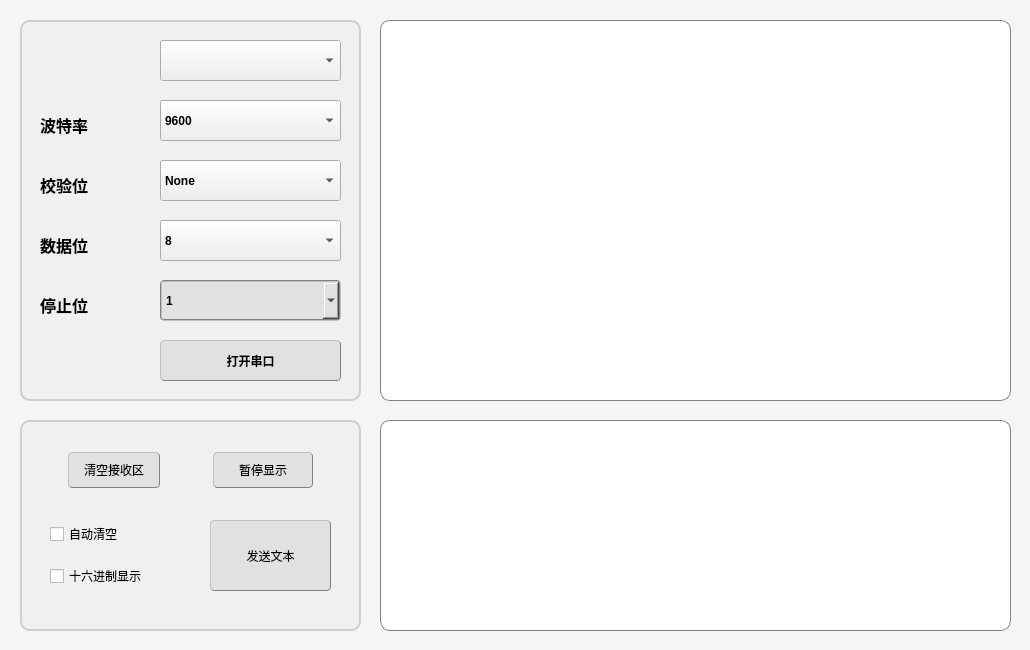
<?xml version="1.0" encoding="UTF-8"?>
<ui version="4.0">
 <class>Serial</class>
 <widget class="QMainWindow" name="Serial">
  <property name="geometry">
   <rect>
    <x>0</x>
    <y>0</y>
    <width>1030</width>
    <height>650</height>
   </rect>
  </property>
  <property name="minimumSize">
   <size>
    <width>1030</width>
    <height>650</height>
   </size>
  </property>
  <property name="maximumSize">
   <size>
    <width>1030</width>
    <height>650</height>
   </size>
  </property>
  <property name="windowTitle">
   <string>Serial</string>
  </property>
  <property name="layoutDirection">
   <enum>Qt::LeftToRight</enum>
  </property>
  <property name="styleSheet">
   <string notr="true">QMainWindow{
background-color: rgb(245, 245, 245);
}
</string>
  </property>
  <widget class="QWidget" name="centralwidget">
   <widget class="QGroupBox" name="groupBox">
    <property name="geometry">
     <rect>
      <x>20</x>
      <y>20</y>
      <width>341</width>
      <height>381</height>
     </rect>
    </property>
    <property name="styleSheet">
     <string notr="true">QGroupBox{
background-color: rgb(240, 240, 240);

border-width:2px;

border-style:solid;

border-radius: 10px;

border-color:rgb(207, 207, 207);

margin-top:0ex;

}

QGroupBox::title{

subcontrol-origin:margin;

subcontrol-position:top left;

left:10px;

margin-left:0px;

padding:0 1px;

}</string>
    </property>
    <property name="title">
     <string/>
    </property>
    <widget class="QComboBox" name="portBox">
     <property name="geometry">
      <rect>
       <x>140</x>
       <y>20</y>
       <width>181</width>
       <height>41</height>
      </rect>
     </property>
     <property name="font">
      <font>
       <weight>75</weight>
       <bold>true</bold>
      </font>
     </property>
     <property name="styleSheet">
      <string notr="true">QComboBox{background-color: rgb(225, 225, 225);border:2px groove gray;border-radius:4px;padding:2px 4px;border-style: outset;}
                                       QComboBox:hover{background-color:rgb(229, 241, 251); color: black;}
                                       QComboBox:pressed{background-color:rgb(204, 228, 247);border-style: inset;};</string>
     </property>
    </widget>
    <widget class="QComboBox" name="baudRateBox">
     <property name="geometry">
      <rect>
       <x>140</x>
       <y>80</y>
       <width>181</width>
       <height>41</height>
      </rect>
     </property>
     <property name="font">
      <font>
       <weight>75</weight>
       <bold>true</bold>
      </font>
     </property>
     <property name="styleSheet">
      <string notr="true">QComboBox{background-color: rgb(225, 225, 225);border:2px groove gray;border-radius:4px;padding:2px 4px;border-style: outset;}
                                       QComboBox:hover{background-color:rgb(229, 241, 251); color: black;}
                                       QComboBox:pressed{background-color:rgb(204, 228, 247);border-style: inset;};</string>
     </property>
     <item>
      <property name="text">
       <string>9600</string>
      </property>
     </item>
     <item>
      <property name="text">
       <string>19200</string>
      </property>
     </item>
     <item>
      <property name="text">
       <string>38400</string>
      </property>
     </item>
     <item>
      <property name="text">
       <string>57600</string>
      </property>
     </item>
     <item>
      <property name="text">
       <string>115200</string>
      </property>
     </item>
    </widget>
    <widget class="QComboBox" name="ParityBox">
     <property name="geometry">
      <rect>
       <x>140</x>
       <y>140</y>
       <width>181</width>
       <height>41</height>
      </rect>
     </property>
     <property name="font">
      <font>
       <weight>75</weight>
       <bold>true</bold>
      </font>
     </property>
     <property name="styleSheet">
      <string notr="true">QComboBox{background-color: rgb(225, 225, 225);border:2px groove gray;border-radius:4px;padding:2px 4px;border-style: outset;}
                                       QComboBox:hover{background-color:rgb(229, 241, 251); color: black;}
                                       QComboBox:pressed{background-color:rgb(204, 228, 247);border-style: inset;};</string>
     </property>
     <item>
      <property name="text">
       <string>None</string>
      </property>
     </item>
    </widget>
    <widget class="QComboBox" name="DateBitsBox">
     <property name="geometry">
      <rect>
       <x>140</x>
       <y>200</y>
       <width>181</width>
       <height>41</height>
      </rect>
     </property>
     <property name="font">
      <font>
       <weight>75</weight>
       <bold>true</bold>
      </font>
     </property>
     <property name="styleSheet">
      <string notr="true">QComboBox{background-color: rgb(225, 225, 225);border:2px groove gray;border-radius:4px;padding:2px 4px;border-style: outset;}
                                       QComboBox:hover{background-color:rgb(229, 241, 251); color: black;}
                                       QComboBox:pressed{background-color:rgb(204, 228, 247);border-style: inset;};</string>
     </property>
     <item>
      <property name="text">
       <string>8</string>
      </property>
     </item>
     <item>
      <property name="text">
       <string>7</string>
      </property>
     </item>
     <item>
      <property name="text">
       <string>6</string>
      </property>
     </item>
     <item>
      <property name="text">
       <string>5</string>
      </property>
     </item>
    </widget>
    <widget class="QComboBox" name="stopBitsBox">
     <property name="geometry">
      <rect>
       <x>140</x>
       <y>260</y>
       <width>181</width>
       <height>41</height>
      </rect>
     </property>
     <property name="font">
      <font>
       <weight>75</weight>
       <bold>true</bold>
      </font>
     </property>
     <property name="styleSheet">
      <string notr="true">QComboBox{border:2px groove gray;border-radius:4px;padding:2px 4px;background-color: rgb(225, 225, 225);}
                                       QComboBox:hover{background-color:rgb(229, 241, 251); color: black;}
                                       QComboBox:pressed{background-color:rgb(204, 228, 247);border-style: inset;}</string>
     </property>
     <item>
      <property name="text">
       <string>1</string>
      </property>
     </item>
     <item>
      <property name="text">
       <string>2</string>
      </property>
     </item>
    </widget>
    <widget class="QPushButton" name="openButton">
     <property name="geometry">
      <rect>
       <x>140</x>
       <y>320</y>
       <width>181</width>
       <height>41</height>
      </rect>
     </property>
     <property name="font">
      <font>
       <weight>75</weight>
       <bold>true</bold>
      </font>
     </property>
     <property name="styleSheet">
      <string notr="true">QPushButton{background-color: rgb(225, 225, 225);border:1px groove gray;border-radius:4px;padding:1px 4px;border-style: outset;}
                                       QPushButton:hover{background-color:rgb(229, 241, 251); color: black;}
                                       QPushButton:pressed{background-color:rgb(204, 228, 247);border-style: inset;}</string>
     </property>
     <property name="text">
      <string>打开串口</string>
     </property>
    </widget>
    <widget class="QLabel" name="label_1">
     <property name="geometry">
      <rect>
       <x>20</x>
       <y>20</y>
       <width>91</width>
       <height>51</height>
      </rect>
     </property>
     <property name="text">
      <string/>
     </property>
    </widget>
    <widget class="QLabel" name="label_2">
     <property name="geometry">
      <rect>
       <x>20</x>
       <y>80</y>
       <width>91</width>
       <height>51</height>
      </rect>
     </property>
     <property name="text">
      <string>&lt;html&gt;&lt;head/&gt;&lt;body&gt;&lt;p&gt;&lt;span style=&quot; font-size:12pt; font-weight:600;&quot;&gt;波特率&lt;/span&gt;&lt;/p&gt;&lt;/body&gt;&lt;/html&gt;</string>
     </property>
    </widget>
    <widget class="QLabel" name="label_3">
     <property name="geometry">
      <rect>
       <x>20</x>
       <y>140</y>
       <width>91</width>
       <height>51</height>
      </rect>
     </property>
     <property name="text">
      <string>&lt;html&gt;&lt;head/&gt;&lt;body&gt;&lt;p&gt;&lt;span style=&quot; font-size:12pt; font-weight:600;&quot;&gt;校验位&lt;/span&gt;&lt;/p&gt;&lt;/body&gt;&lt;/html&gt;</string>
     </property>
    </widget>
    <widget class="QLabel" name="label_4">
     <property name="geometry">
      <rect>
       <x>20</x>
       <y>200</y>
       <width>91</width>
       <height>51</height>
      </rect>
     </property>
     <property name="text">
      <string>&lt;html&gt;&lt;head/&gt;&lt;body&gt;&lt;p&gt;&lt;span style=&quot; font-size:12pt; font-weight:600;&quot;&gt;数据位&lt;/span&gt;&lt;/p&gt;&lt;/body&gt;&lt;/html&gt;</string>
     </property>
    </widget>
    <widget class="QLabel" name="label_5">
     <property name="geometry">
      <rect>
       <x>20</x>
       <y>260</y>
       <width>91</width>
       <height>51</height>
      </rect>
     </property>
     <property name="text">
      <string>&lt;html&gt;&lt;head/&gt;&lt;body&gt;&lt;p&gt;&lt;span style=&quot; font-size:12pt; font-weight:600;&quot;&gt;停止位&lt;/span&gt;&lt;/p&gt;&lt;/body&gt;&lt;/html&gt;</string>
     </property>
    </widget>
    <widget class="QLabel" name="label_6">
     <property name="geometry">
      <rect>
       <x>20</x>
       <y>317</y>
       <width>91</width>
       <height>41</height>
      </rect>
     </property>
     <property name="styleSheet">
      <string notr="true">QComboBox{background-color: rgb(225, 225, 225);border:2px groove gray;border-radius:4px;padding:2px 4px;border-style: outset;}
                                       QComboBox:hover{background-color:rgb(229, 241, 251); color: black;}
                                       QComboBox:pressed{background-color:rgb(204, 228, 247);border-style: inset;};</string>
     </property>
     <property name="text">
      <string/>
     </property>
    </widget>
   </widget>
   <widget class="QGroupBox" name="groupBox_2">
    <property name="geometry">
     <rect>
      <x>20</x>
      <y>420</y>
      <width>341</width>
      <height>211</height>
     </rect>
    </property>
    <property name="styleSheet">
     <string notr="true">QGroupBox{
background-color: rgb(240, 240, 240);

border-width:2px;

border-style:solid;

border-radius: 10px;

border-color:rgb(207, 207, 207);

margin-top:0ex;

}

QGroupBox::title{

subcontrol-origin:margin;

subcontrol-position:top left;

left:10px;

margin-left:0px;

padding:0 1px;

}</string>
    </property>
    <property name="title">
     <string/>
    </property>
    <widget class="QPushButton" name="sendTxtButton">
     <property name="geometry">
      <rect>
       <x>190</x>
       <y>100</y>
       <width>121</width>
       <height>71</height>
      </rect>
     </property>
     <property name="font">
      <font>
       <weight>50</weight>
       <bold>false</bold>
      </font>
     </property>
     <property name="styleSheet">
      <string notr="true">QPushButton{background-color: rgb(225, 225, 225);border:1px groove gray;border-radius:4px;padding:8px 25px;border-style: outset;}
                                       QPushButton:hover{background-color:rgb(229, 241, 251); color: black;}
                                       QPushButton:pressed{background-color:rgb(204, 228, 247);border-style: inset;}</string>
     </property>
     <property name="text">
      <string>发送文本</string>
     </property>
    </widget>
    <widget class="QWidget" name="layoutWidget">
     <property name="geometry">
      <rect>
       <x>0</x>
       <y>0</y>
       <width>341</width>
       <height>101</height>
      </rect>
     </property>
     <layout class="QHBoxLayout" name="horizontalLayout">
      <item>
       <spacer name="horizontalSpacer_2">
        <property name="orientation">
         <enum>Qt::Horizontal</enum>
        </property>
        <property name="sizeHint" stdset="0">
         <size>
          <width>40</width>
          <height>20</height>
         </size>
        </property>
       </spacer>
      </item>
      <item>
       <widget class="QPushButton" name="pushButton_2">
        <property name="font">
         <font>
          <weight>50</weight>
          <bold>false</bold>
         </font>
        </property>
        <property name="styleSheet">
         <string notr="true">QPushButton{background-color: rgb(225, 225, 225);border:1px groove gray;border-radius:4px;padding:8px 15px;border-style: outset;}
                                       QPushButton:hover{background-color:rgb(229, 241, 251); color: black;}
                                       QPushButton:pressed{background-color:rgb(204, 228, 247);border-style: inset;}</string>
        </property>
        <property name="text">
         <string>清空接收区</string>
        </property>
       </widget>
      </item>
      <item>
       <spacer name="horizontalSpacer">
        <property name="orientation">
         <enum>Qt::Horizontal</enum>
        </property>
        <property name="sizeHint" stdset="0">
         <size>
          <width>40</width>
          <height>20</height>
         </size>
        </property>
       </spacer>
      </item>
      <item>
       <widget class="QPushButton" name="pushButton_3">
        <property name="font">
         <font>
          <weight>50</weight>
          <bold>false</bold>
         </font>
        </property>
        <property name="styleSheet">
         <string notr="true">QPushButton{background-color: rgb(225, 225, 225);border:1px groove gray;border-radius:4px;padding:8px 25px;border-style: outset;}
                                       QPushButton:hover{background-color:rgb(229, 241, 251); color: black;}
                                       QPushButton:pressed{background-color:rgb(204, 228, 247);border-style: inset;}</string>
        </property>
        <property name="text">
         <string>暂停显示</string>
        </property>
       </widget>
      </item>
      <item>
       <spacer name="horizontalSpacer_3">
        <property name="orientation">
         <enum>Qt::Horizontal</enum>
        </property>
        <property name="sizeHint" stdset="0">
         <size>
          <width>40</width>
          <height>20</height>
         </size>
        </property>
       </spacer>
      </item>
     </layout>
    </widget>
    <widget class="QWidget" name="layoutWidget">
     <property name="geometry">
      <rect>
       <x>30</x>
       <y>90</y>
       <width>191</width>
       <height>91</height>
      </rect>
     </property>
     <layout class="QVBoxLayout" name="verticalLayout">
      <item>
       <widget class="QCheckBox" name="checkBox">
        <property name="font">
         <font>
          <weight>50</weight>
          <bold>false</bold>
         </font>
        </property>
        <property name="text">
         <string>自动清空</string>
        </property>
       </widget>
      </item>
      <item>
       <widget class="QCheckBox" name="checkBoxHex">
        <property name="font">
         <font>
          <weight>50</weight>
          <bold>false</bold>
         </font>
        </property>
        <property name="text">
         <string>十六进制显示</string>
        </property>
       </widget>
      </item>
     </layout>
    </widget>
   </widget>
   <widget class="QGroupBox" name="groupBox_3">
    <property name="geometry">
     <rect>
      <x>380</x>
      <y>20</y>
      <width>631</width>
      <height>381</height>
     </rect>
    </property>
    <property name="styleSheet">
     <string notr="true">QGroupBox{
background-color: rgb(255, 255, 255);

border-width:2px;


border-radius: 10px;

border-color:rgb(221, 221, 221);

margin-top: 0ex;

}

QGroupBox::title{

subcontrol-origin:margin;

subcontrol-position:top left;

left:10px;

margin-left:0px;

padding:0 1px;

}</string>
    </property>
    <property name="title">
     <string/>
    </property>
    <widget class="QTextBrowser" name="textBrowser">
     <property name="geometry">
      <rect>
       <x>0</x>
       <y>0</y>
       <width>631</width>
       <height>381</height>
      </rect>
     </property>
     <property name="font">
      <font>
       <family>宋体</family>
       <pointsize>9</pointsize>
       <weight>50</weight>
       <bold>false</bold>
      </font>
     </property>
     <property name="styleSheet">
      <string notr="true">border: 1px solid gray;/*设置边框的粗细，以及颜色*/
border-radius: 10px;/*设置圆角的大小*/
padding: 0 8px;/*如果没有内容光标在开始往后移动0.8像素点*/
selection-background-color: darkgray;
   </string>
     </property>
    </widget>
   </widget>
   <widget class="QGroupBox" name="groupBox_4">
    <property name="geometry">
     <rect>
      <x>380</x>
      <y>420</y>
      <width>631</width>
      <height>211</height>
     </rect>
    </property>
    <property name="styleSheet">
     <string notr="true">QGroupBox{
background-color: rgb(255, 255, 255);

border-width:2px;


border-radius: 10px;

border-color:rgb(221, 221, 221);

margin-top:0.5ex;

}

QGroupBox::title{

subcontrol-origin:margin;

subcontrol-position:top left;

left:10px;

margin-left:0px;

padding:0 1px;

}</string>
    </property>
    <property name="title">
     <string/>
    </property>
    <widget class="QTextEdit" name="textEdit">
     <property name="geometry">
      <rect>
       <x>0</x>
       <y>0</y>
       <width>631</width>
       <height>211</height>
      </rect>
     </property>
     <property name="font">
      <font>
       <family>Arial</family>
       <pointsize>10</pointsize>
       <weight>75</weight>
       <bold>true</bold>
      </font>
     </property>
     <property name="styleSheet">
      <string notr="true">border: 1px solid gray;/*设置边框的粗细，以及颜色*/
border-radius: 10px;/*设置圆角的大小*/
padding: 0 8px;/*如果没有内容光标在开始往后移动0.8像素点*/
selection-background-color: darkgray;
   </string>
     </property>
    </widget>
   </widget>
  </widget>
  <action name="actionhh">
   <property name="text">
    <string>第一</string>
   </property>
  </action>
 </widget>
 <resources/>
 <connections/>
</ui>
